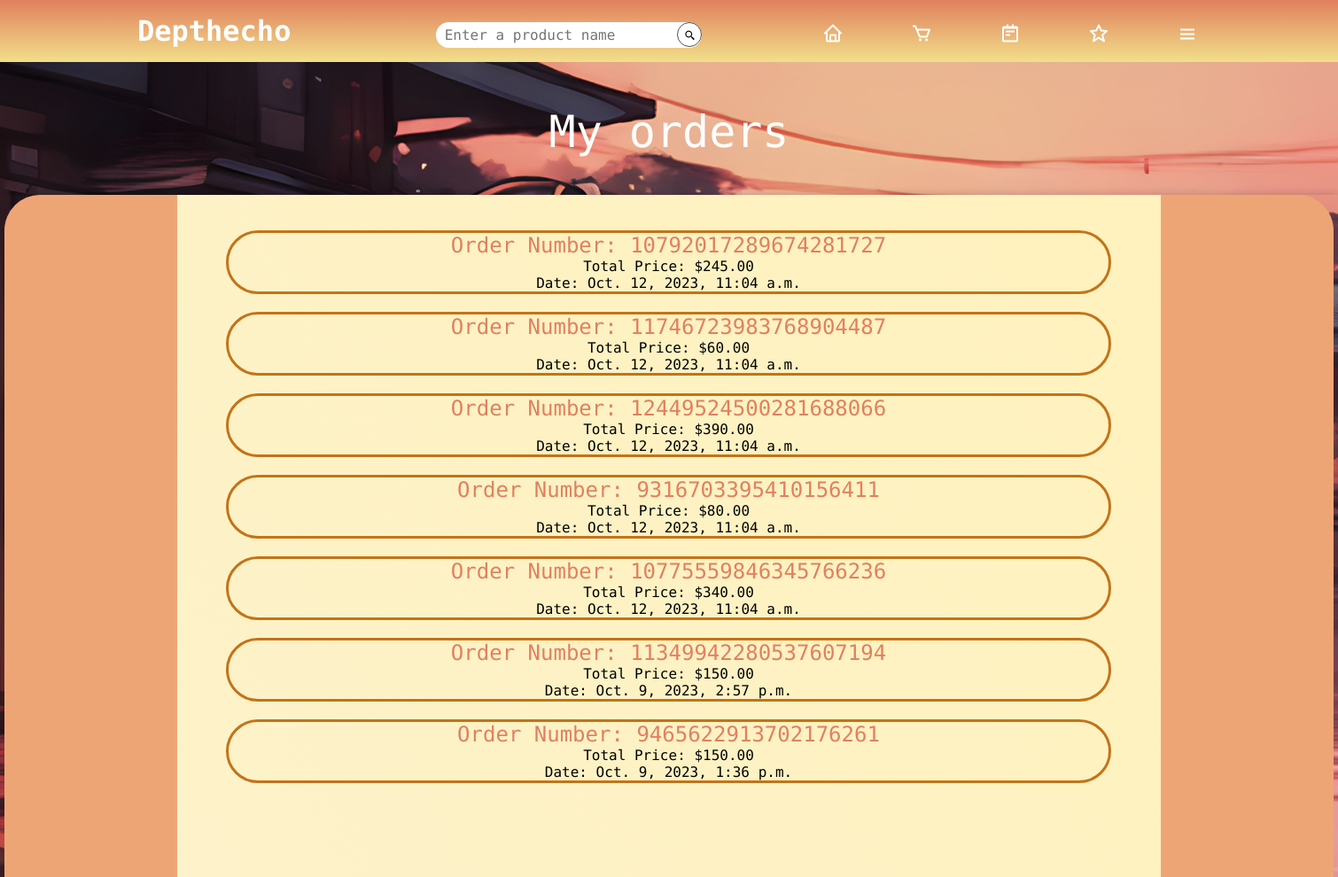
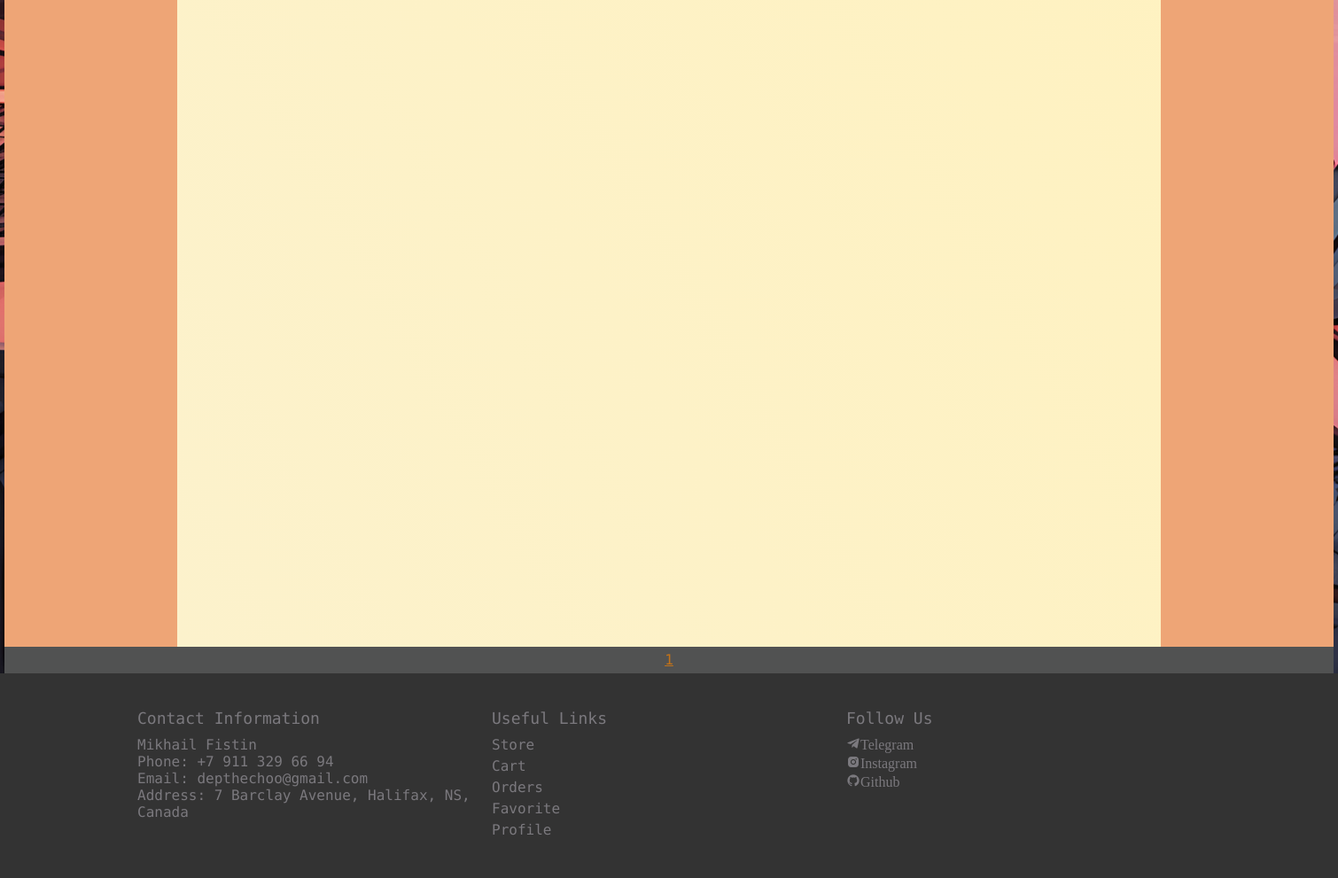
/orders/ (signed in), run on an earlier commit of the app's database (2 pictures, top to bottom).
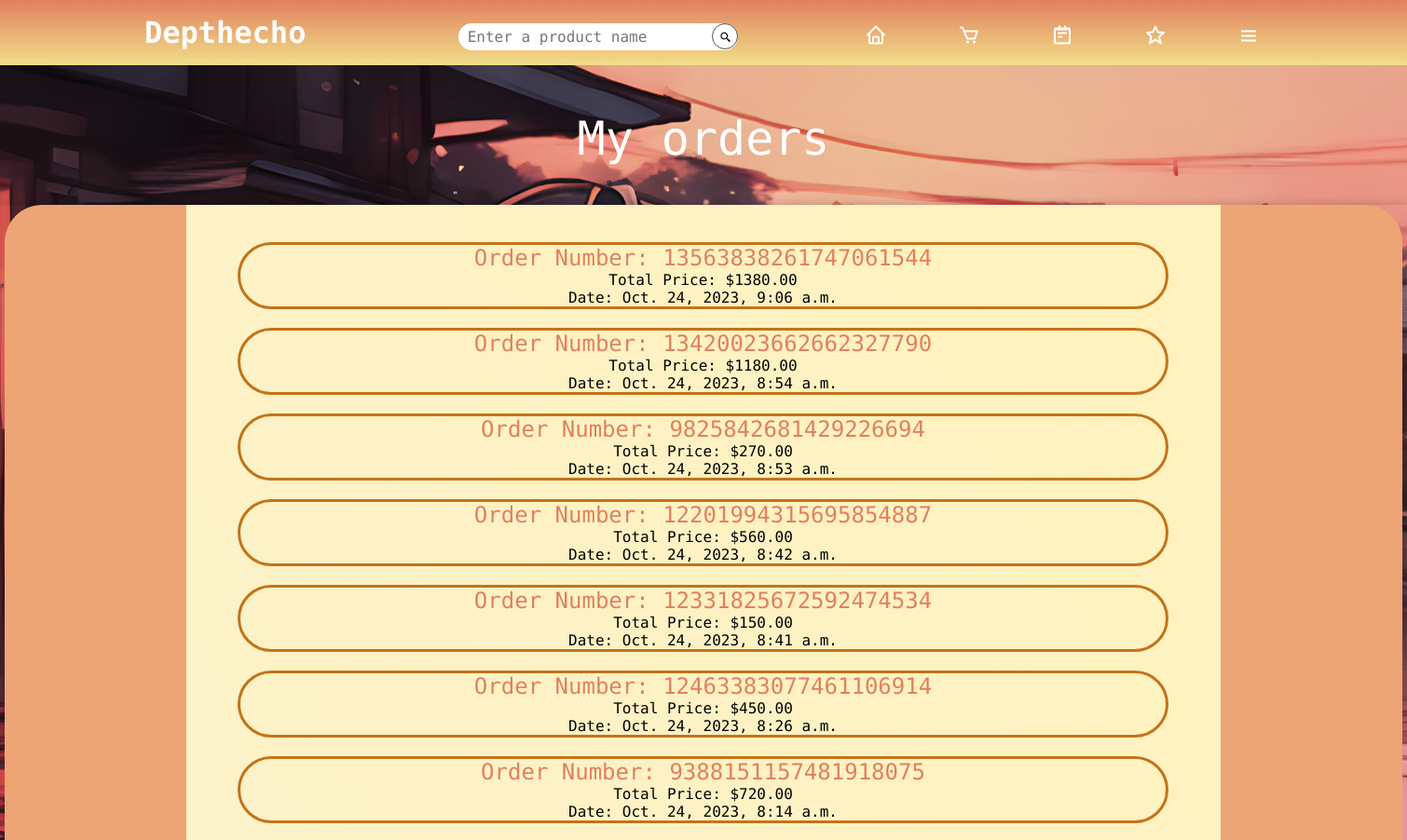
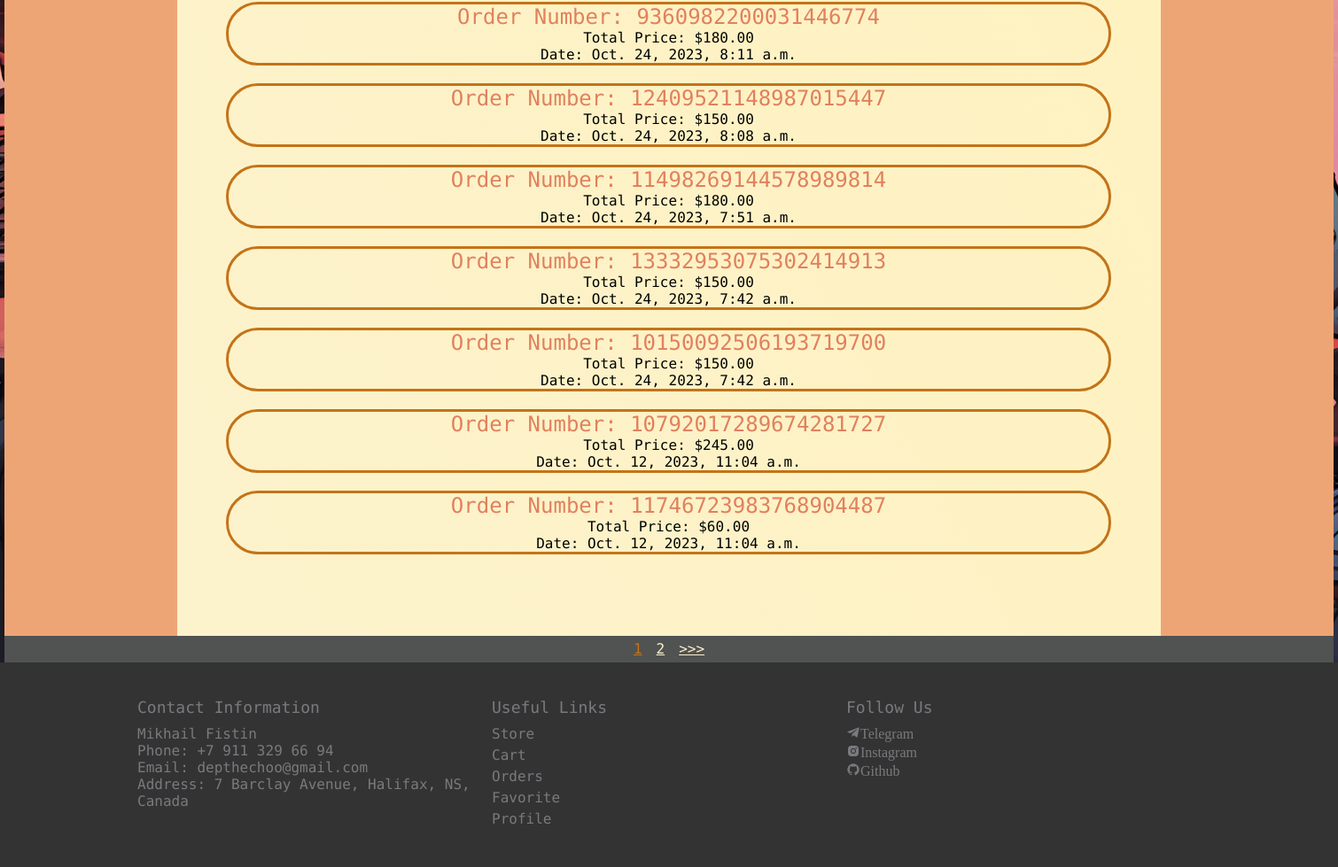
And on a later commit of the database (2 pictures, top to bottom).
### orders/models.py (models this page shows, shortened)
class Order(models.Model):
    user = models.ForeignKey(CustomUser, on_delete=models.CASCADE)
    order_number = models.CharField(max_length=100, unique=True, default=generate_order_number)
    total_price = models.DecimalField(max_digits=10, decimal_places=2)
    order_date = models.DateTimeField(auto_now_add=True)
    products = models.ManyToManyField(Product)

### orders/views.py (the view)
# urls.py: path('orders/', views.orders_page, name='orders'),
@login_required(login_url='login-page')
def orders_page(request):
    user = request.user
    try:
        profile = UserProfile.objects.get(user=user)
    except UserProfile.DoesNotExist:
        profile = None
    all_orders = Order.objects.filter(user=user).order_by('-order_date')
    orders_per_page = 14
    paginator = Paginator(all_orders, orders_per_page)
    page = request.GET.get('page')
    try:
        orders = paginator.page(page)
    except PageNotAnInteger:
        orders = paginator.page(1)
    except EmptyPage:
        orders = paginator.page(paginator.num_pages)
    context = {
        'profile': profile,
        'orders': orders,
    }
    return render(request, 'orders/orders_page.html', context)

### orders/templates/orders/orders_page.html (shortened to what this page needs)
{% extends 'mainpage/base.html' %}
{% load static %}
{% load cart_tags %}
{% block content %}
{% include 'mainpage/main_header.html' %}
<div class="orders-page-body">
    <div class="empty-space">
        <h1 class="store-header">
            My orders
        </h1>
    </div>
    <section class="orders-page-main">
        <div class="orders-page-content">
            <div class="orders-page-container{% if orders|length < 14 %} height-1300{% endif %}">
                <ul>
                    {% for order in orders %}
                    <li>
                        <h2><a href="{% url 'order-detail' order.id %}">Order Number: {{ order.order_number }}</a></h2>
                        <p>Total Price: ${{ order.total_price }}</p>
                        <p>Date: {{ order.order_date }}</p>
                    </li>
                    {% endfor %}
                </ul>
            </div>
            <div class="pagination">
                <ul class="container">
                    {% for page in orders.paginator.page_range %}
                    {% if page == orders.number %}
                    <li><a href="?page={{ page }}" class="btn page-link btn--sub">{{ page }}</a></li>
                    {% elif page > orders.number|add:"-3" and page < orders.number|add:"3" %}
                    <li><a href="?page={{ page }}" class="btn page-link">{{ page }}</a></li>
                    {% endif %}
                    {% endfor %}
                    {% if orders.has_next %}
                    <li><a href="?page={{ orders.next_page_number }}" class="btn page-link">>>&gt;</a></li>
                    {% endif %}
                </ul>
            </div>
        </div>
    </section>
</div>
{% endblock %}

What changed in the data, as far as the page shows it:
no longer on this page (row unchanged): Order: order_number "12449524500281688066", total_price "390.00", order_date "Oct. 12, 2023, 11:04 a.m."
no longer on this page (row unchanged): Order: order_number "9316703395410156411", total_price "80.00", order_date "Oct. 12, 2023, 11:04 a.m."
no longer on this page (row unchanged): Order: order_number "10775559846345766236", total_price "340.00", order_date "Oct. 12, 2023, 11:04 a.m."
no longer on this page (row unchanged): Order: order_number "11349942280537607194", total_price "150.00", order_date "Oct. 9, 2023, 2:57 p.m."
no longer on this page (row unchanged): Order: order_number "9465622913702176261", total_price "150.00", order_date "Oct. 9, 2023, 1:36 p.m."
added Order: order_number "13563838261747061544", total_price "1380.00", order_date "Oct. 24, 2023, 9:06 a.m."
added Order: order_number "13420023662662327790", total_price "1180.00", order_date "Oct. 24, 2023, 8:54 a.m."
added Order: order_number "9825842681429226694", total_price "270.00", order_date "Oct. 24, 2023, 8:53 a.m."
added Order: order_number "12201994315695854887", total_price "560.00", order_date "Oct. 24, 2023, 8:42 a.m."
added Order: order_number "12331825672592474534", total_price "150.00", order_date "Oct. 24, 2023, 8:41 a.m."
added Order: order_number "12463383077461106914", total_price "450.00", order_date "Oct. 24, 2023, 8:26 a.m."
added Order: order_number "9388151157481918075", total_price "720.00", order_date "Oct. 24, 2023, 8:14 a.m."
added Order: order_number "9360982200031446774", total_price "180.00", order_date "Oct. 24, 2023, 8:11 a.m."
added Order: order_number "12409521148987015447", total_price "150.00", order_date "Oct. 24, 2023, 8:08 a.m."
added Order: order_number "11498269144578989814", total_price "180.00", order_date "Oct. 24, 2023, 7:51 a.m."
added Order: order_number "13332953075302414913", total_price "150.00", order_date "Oct. 24, 2023, 7:42 a.m."
added Order: order_number "10150092506193719700", total_price "150.00", order_date "Oct. 24, 2023, 7:42 a.m."
Also different on the page:
new list line: "2"
